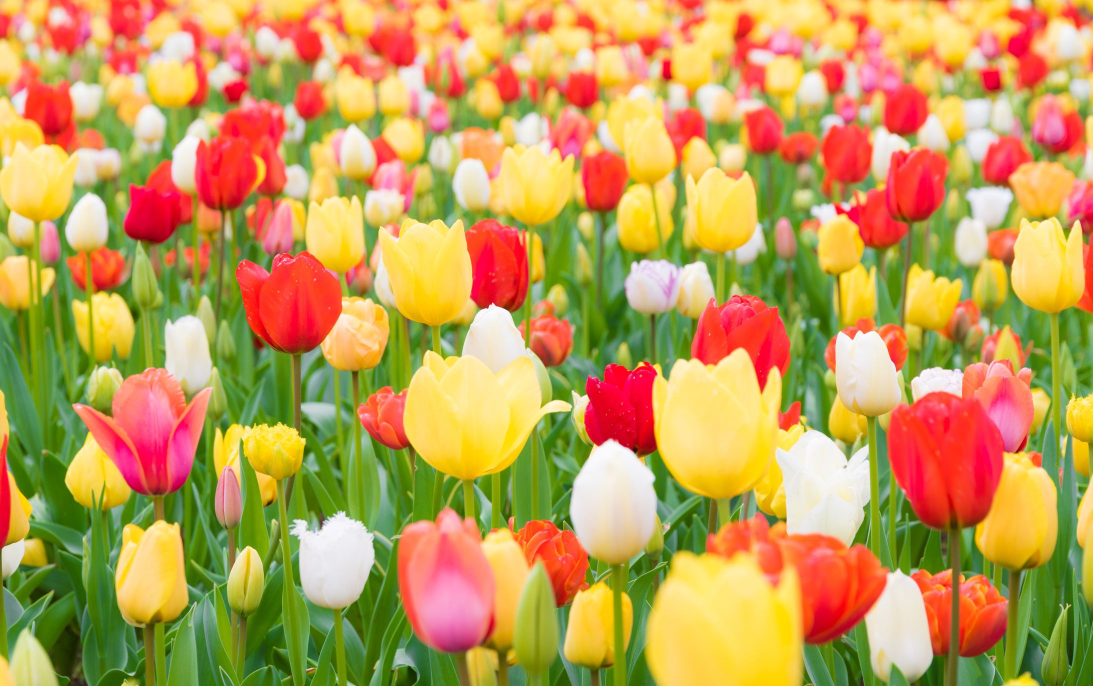
#> input picture lectures/lecture3/images/flowers.jpg, 2186 x 1372 px (shown at 1/2 size)
$ python lecture3_color_eq.py
#> lines starting #> are read from the running program, lines starting #| are printed output that depends on the picture
"""
Lecture 3 Module

Michael Massone
5/22/2024
CS5330
"""

##################################################################################################
## Libraries
##################################################################################################

import sys
from pathlib import Path
import cv2
import numpy as np
import matplotlib.pyplot as plt

##################################################################################################
# Pathing
##################################################################################################

# set file paths
BASE_DIR = Path.cwd() # get working dir
IMAGE_FILENAME = 'flowers'
FILE_EXT = '.jpg'
IMAGE_PATH = BASE_DIR / 'images' # path to images

print('Current working directory:', BASE_DIR)


##################################################################################################
## Functions
##################################################################################################
# [46 lines left out: function show_image, not called in this run]


##################################################################################################
## Main
##################################################################################################
def main():

    # Get original image
    img_color = cv2.imread('images/flowers.jpg', 1)
#> img_color is the input picture: shape (1372, 2186, 3); mean B, G, R 84.6, 156.1, 193.2

    cv2.imshow('Original Image', img_color)
    cv2.waitKey(2000)
    cv2.destroyAllWindows()

    img_grayscale = cv2.imread('images/flowers.jpg', 0)
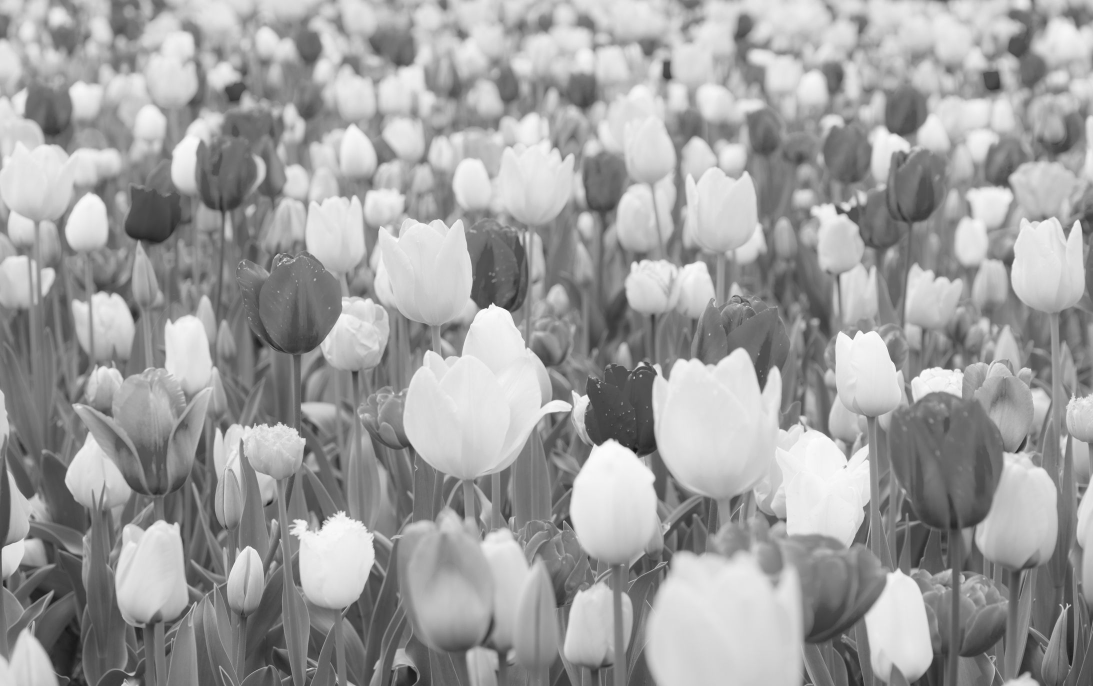
#> img_grayscale: shape (1372, 2186) (shown at 1/2 size); min 16, max 255, mean 159.1

    plt.hist(img_color.ravel(), bins=256, range=[0, 256], label='original')
    plt.hist(img_grayscale.ravel(), bins=256, range=[0, 256], label='grayscale')
    plt.legend()
    plt.title('Color vs Grayscale Histogram (single channel)')
    plt.show()
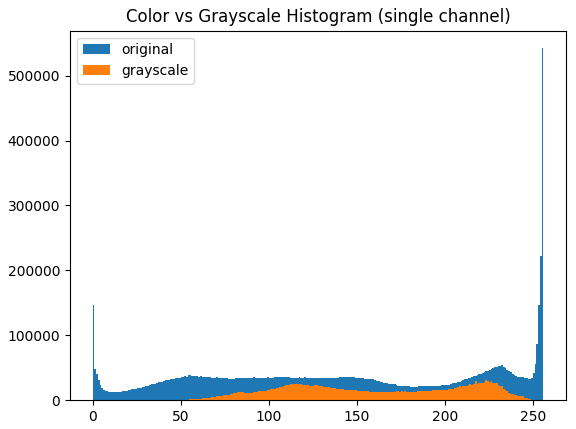
#> figure drawn by matplotlib, 1 panel; tallest bar 542276 high, from x = 255 to 256; tallest bar 30432 high, from x = 223 to 224

    # using cv2 histogram for color images
    hist_blue = cv2.calcHist([img_color], [0], None, [256], [0, 256]) # channel=[0], slecting for blue channel
#> hist_blue = 256 values, max 120320 at index 0, min 277 at index 254, mean 11715.6
    hist_green = cv2.calcHist([img_color], [1], None, [256], [0, 256]) # channel=[1], slecting for green channel
#> hist_green = 256 values, max 31619 at index 228, min 35 at index 254, mean 11715.6
    hist_red = cv2.calcHist([img_color], [2], None, [256], [0, 256]) # channel=[2], slecting for red channel
#> hist_red = 256 values, max 541692 at index 255, min 0 at index 0, mean 11715.6

    plt.plot(hist_blue, color = 'b')
    plt.plot(hist_green, color = 'g')
    plt.plot(hist_red, color = 'r')
    plt.title('Original Histogram')
    plt.show()
#> figure, not shown here; curve peaks at x = 0, y = 120320; curve peaks at x = 228, y = 31619; curve peaks at x = 255, y = 541692

    ## equalize
    img_equalize_b = cv2.equalizeHist(img_color[:, :, 0])
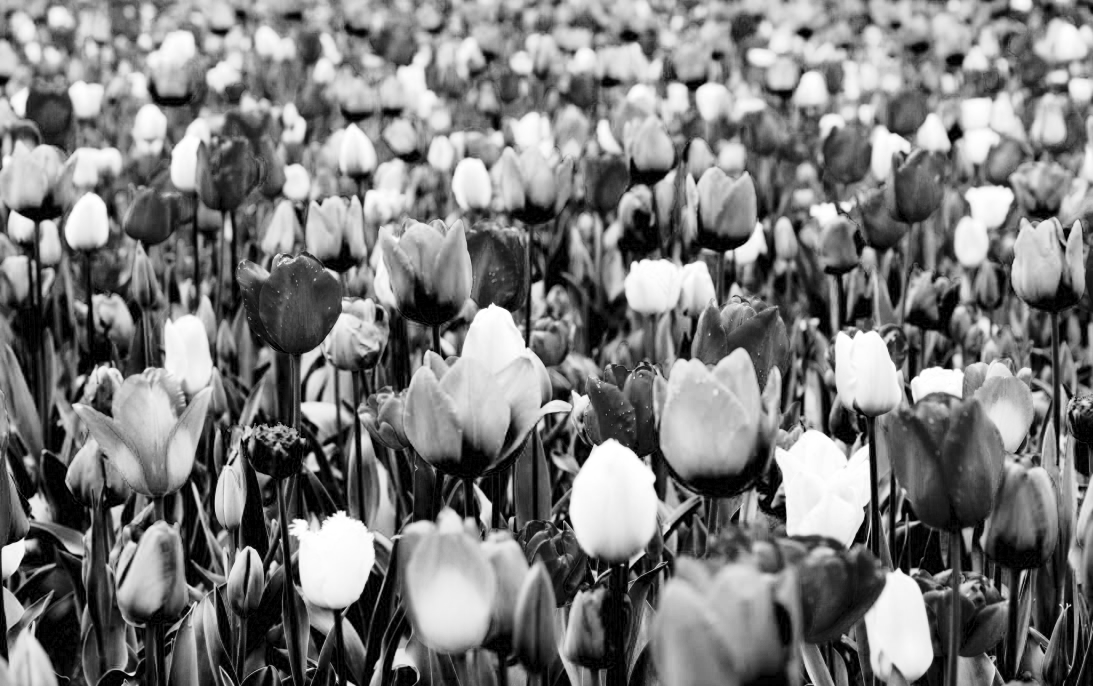
#> img_equalize_b: shape (1372, 2186) (shown at 1/2 size); min 0, max 255, mean 123.1
    img_equalize_g = cv2.equalizeHist(img_color[:, :, 1])
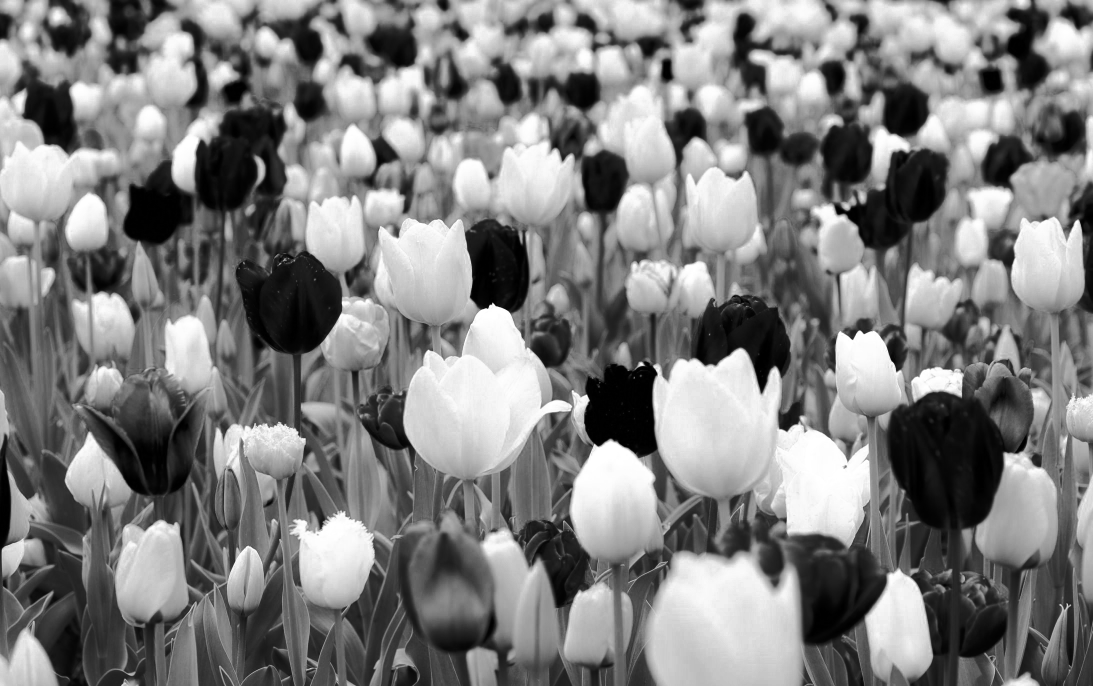
#> img_equalize_g: shape (1372, 2186) (shown at 1/2 size); min 0, max 255, mean 127.1
    img_equalize_r = cv2.equalizeHist(img_color[:, :, 2])
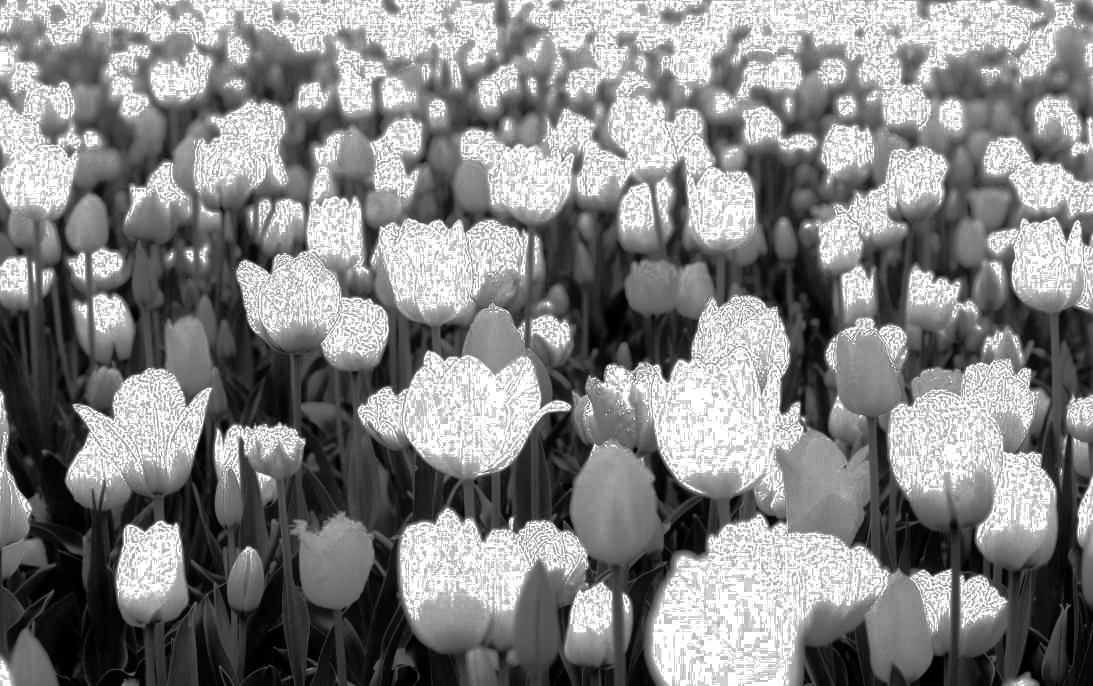
#> img_equalize_r: shape (1372, 2186) (shown at 1/2 size); min 0, max 255, mean 133.1

    img_equalize = np.stack([img_equalize_b, img_equalize_g, img_equalize_r], axis=-1)
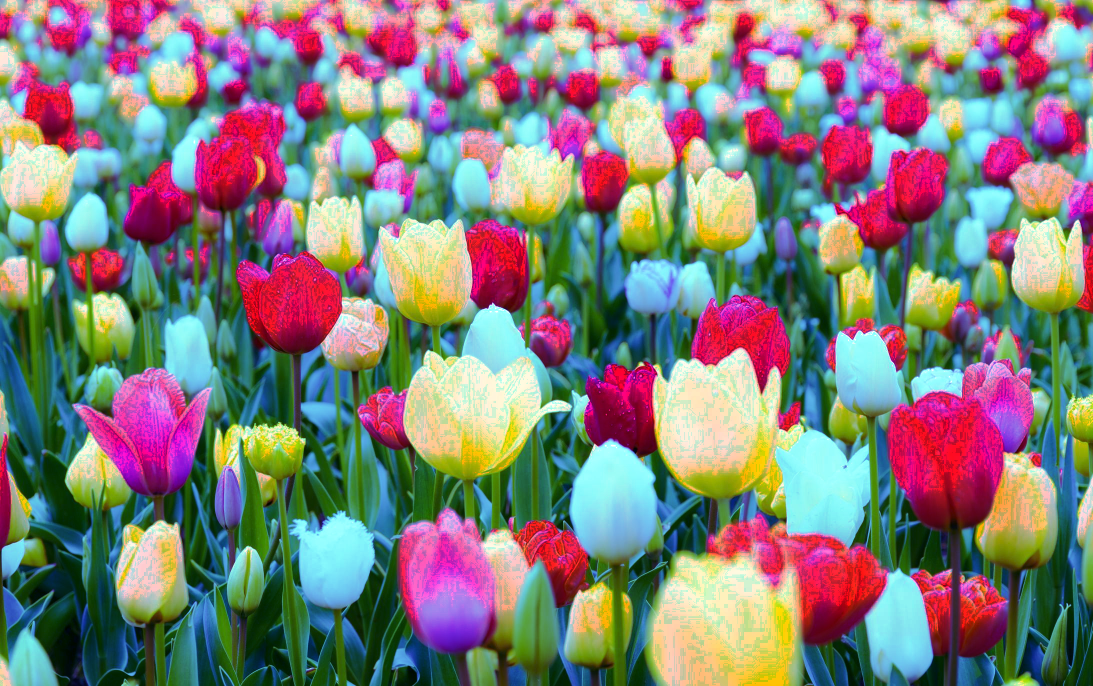
#> img_equalize: shape (1372, 2186, 3) (shown at 1/2 size); mean B, G, R 123.1, 127.1, 133.1

    cv2.imshow('Equalized Image', img_equalize)
    cv2.waitKey(5000)
    cv2.destroyAllWindows()

    # using cv2 histogram for equalized color images
    hist_blue = cv2.calcHist([img_equalize], [0], None, [256], [0, 256]) # channel=[0], slecting for blue channel
#> hist_blue = 256 values, max 120320 at index 0, min 0 at index 1, mean 11715.6
    hist_green = cv2.calcHist([img_equalize], [1], None, [256], [0, 256]) # channel=[1], slecting for green channel
#> hist_green = 256 values, max 31619 at index 230, min 0 at index 61, mean 11715.6
    hist_red = cv2.calcHist([img_equalize], [2], None, [256], [0, 256]) # channel=[2], slecting for red channel
#> hist_red = 256 values, max 541692 at index 255, min 0 at index 117, mean 11715.6

    plt.plot(hist_blue, color = 'b')
    plt.plot(hist_green, color = 'g')
    plt.plot(hist_red, color = 'r')
    plt.title('Equalized Histogram')
    plt.show()
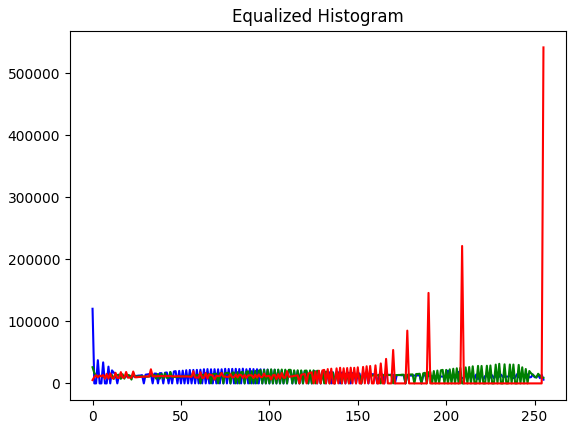
#> figure drawn by matplotlib, 1 panel; curve peaks at x = 0, y = 120320; curve peaks at x = 230, y = 31619; curve peaks at x = 255, y = 541692


##################################################################################################
## END
##################################################################################################

if __name__ == '__main__':
    main()

$ run again, with lectures/lecture3/images/cat.jpeg copied over lectures/lecture3/images/flowers.jpg
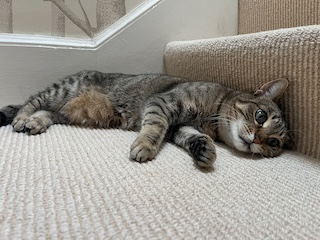
#> input picture lectures/lecture3/images/cat.jpeg, 320 x 240 px
#> in main, img_color is the input picture: shape (240, 320, 3); mean B, G, R 140.4, 148.1, 152.1
#> in main, `hist_blue = cv2.calcHist([img_color], [0], None, [256], [0, 256])`: hist_blue = 256 values, max 915 at index 175, min 0 at index 250, mean 300
#> in main, `hist_green = cv2.calcHist([img_color], [1], None, [256], [0, 256])`: hist_green = 256 values, max 976 at index 183, min 0 at index 248, mean 300
#> in main, `hist_red = cv2.calcHist([img_color], [2], None, [256], [0, 256])`: hist_red = 256 values, max 913 at index 200, min 0 at index 242, mean 300
#> in main, `img_equalize = np.stack([img_equalize_b, img_equalize_g, img_equalize_..`:
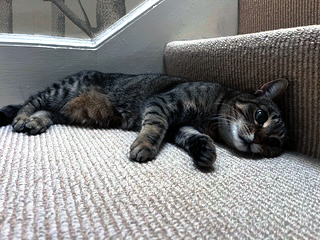
#> img_equalize: shape (240, 320, 3); mean B, G, R 127.8, 128.1, 128.3
#> in main, `hist_blue = cv2.calcHist([img_equalize], [0], None, [256], [0, 256])`: hist_blue = 256 values, max 915 at index 161, min 0 at index 39, mean 300
#> in main, `hist_green = cv2.calcHist([img_equalize], [1], None, [256], [0, 256])`: hist_green = 256 values, max 976 at index 164, min 0 at index 44, mean 300
#> in main, `hist_red = cv2.calcHist([img_equalize], [2], None, [256], [0, 256])`: hist_red = 256 values, max 913 at index 204, min 0 at index 42, mean 300
#> in main, `plt.show()`:
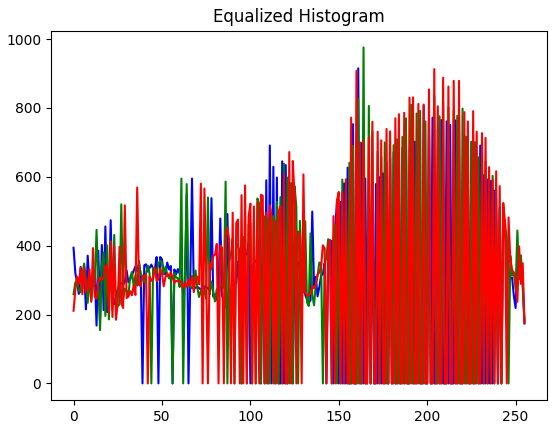
#> figure drawn by matplotlib, 1 panel; curve peaks at x = 161, y = 915; curve peaks at x = 164, y = 976; curve peaks at x = 204, y = 913

$ run again, with lectures/lecture3/images/dog.jpeg copied over lectures/lecture3/images/flowers.jpg
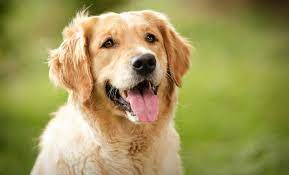
#> input picture lectures/lecture3/images/dog.jpeg, 289 x 175 px
#> in main, img_color is the input picture: shape (175, 289, 3); mean B, G, R 89.7, 151.3, 160.4
#> in main, `hist_blue = cv2.calcHist([img_color], [0], None, [256], [0, 256])`: hist_blue = 256 values, max 663 at index 58, min 2 at index 251, mean 197.6
#> in main, `hist_green = cv2.calcHist([img_color], [1], None, [256], [0, 256])`: hist_green = 256 values, max 712 at index 149, min 7 at index 3, mean 197.6
#> in main, `hist_red = cv2.calcHist([img_color], [2], None, [256], [0, 256])`: hist_red = 256 values, max 1010 at index 255, min 0 at index 4, mean 197.6
#> in main, `img_equalize = np.stack([img_equalize_b, img_equalize_g, img_equalize_..`:
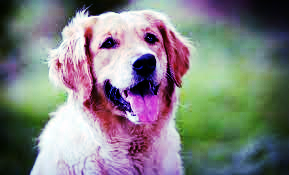
#> img_equalize: shape (175, 289, 3); mean B, G, R 127.8, 128.2, 128.3
#> in main, `hist_blue = cv2.calcHist([img_equalize], [0], None, [256], [0, 256])`: hist_blue = 256 values, max 663 at index 77, min 0 at index 14, mean 197.6
#> in main, `hist_green = cv2.calcHist([img_equalize], [1], None, [256], [0, 256])`: hist_green = 256 values, max 712 at index 121, min 0 at index 43, mean 197.6
#> in main, `hist_red = cv2.calcHist([img_equalize], [2], None, [256], [0, 256])`: hist_red = 256 values, max 1010 at index 255, min 0 at index 41, mean 197.6
#> in main, `plt.show()`:
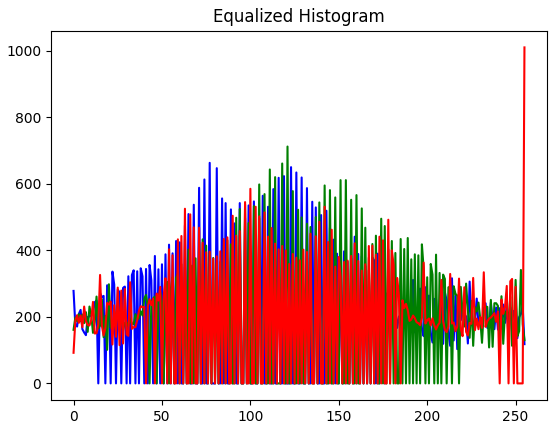
#> figure drawn by matplotlib, 1 panel; curve peaks at x = 77, y = 663; curve peaks at x = 121, y = 712; curve peaks at x = 255, y = 1010
